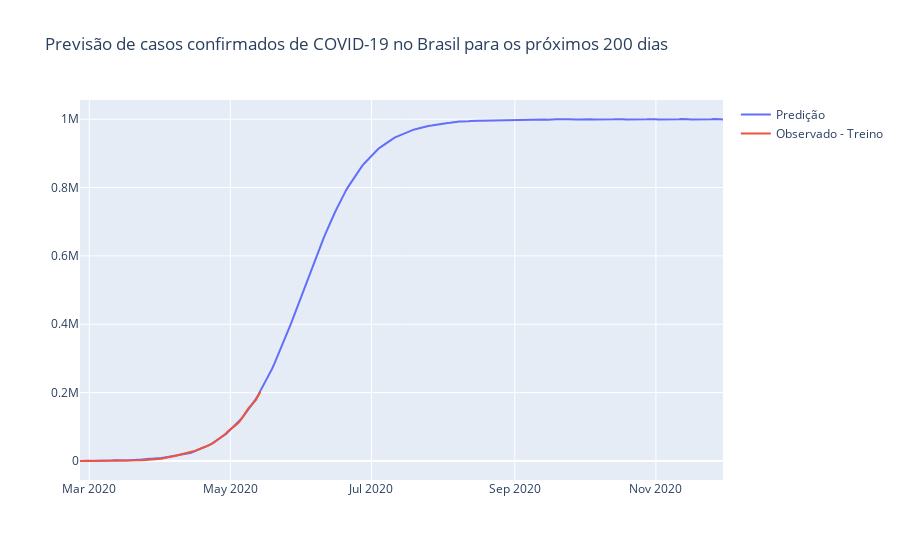

Source (notebook cell):
### Code cell
fig = go.Figure()

fig.add_trace(go.Scatter(x=forecast.ds, y=forecast.yhat, name='Predição'))
fig.add_trace(go.Scatter(x=train.ds, y=train.y, name='Observado - Treino'))
fig.update_layout(title='Previsão de casos confirmados de COVID-19 no Brasil para os próximos 200 dias')
